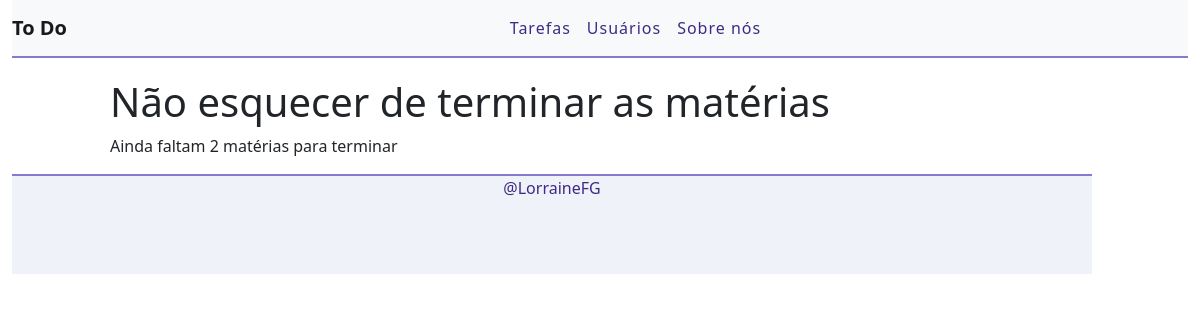
The app's page /task/11 with its own data.
### task/models.py (models this page shows, shortened)
class Task(models.Model):
    STATUS = (
        ('Doing', 'Doing'),
        ('Done', 'Done'),
    )
    title = models.CharField(max_length=255)
    description = models.TextField()
    done = models.CharField(max_length=5, choices=STATUS)
    created_al = models.DateTimeField(auto_now_add=True)
    Uptade_al = models.DateTimeField(auto_now = True)

### task/views.py (the view)
# urls.py: path('task/<int:id>', views.taskView, name="task-view"),
def taskView(request, id):
  task = get_object_or_404(Task, pk=id)
  return render(request, 'task/task.html', {'task': task})

### task/templates/task/task.html (shortened to what this page needs)
{% extends 'base.html' %}
{% block content%}
<div class= "offset-1 col-10 list-div">
  <h1> {{task.title}}</h1>
  <p>{{task.description}}</p>
</div>
{% endblock %}

### task/static/css/styles.css (style rules this page uses)
:root { --main-color: #3E2B82; --second-color: #8579D2; --base-color: #F0F2FA; --text-main-color: black; --text-second-color: #4A8E2F; --yellow-color:#BAC247; --blue-color: #B6DEE7; }
.list-div { padding: 0; }

### records on screen
Task: title "Não esquecer de terminar as matérias", description "Ainda faltam 2 matérias para terminar"
